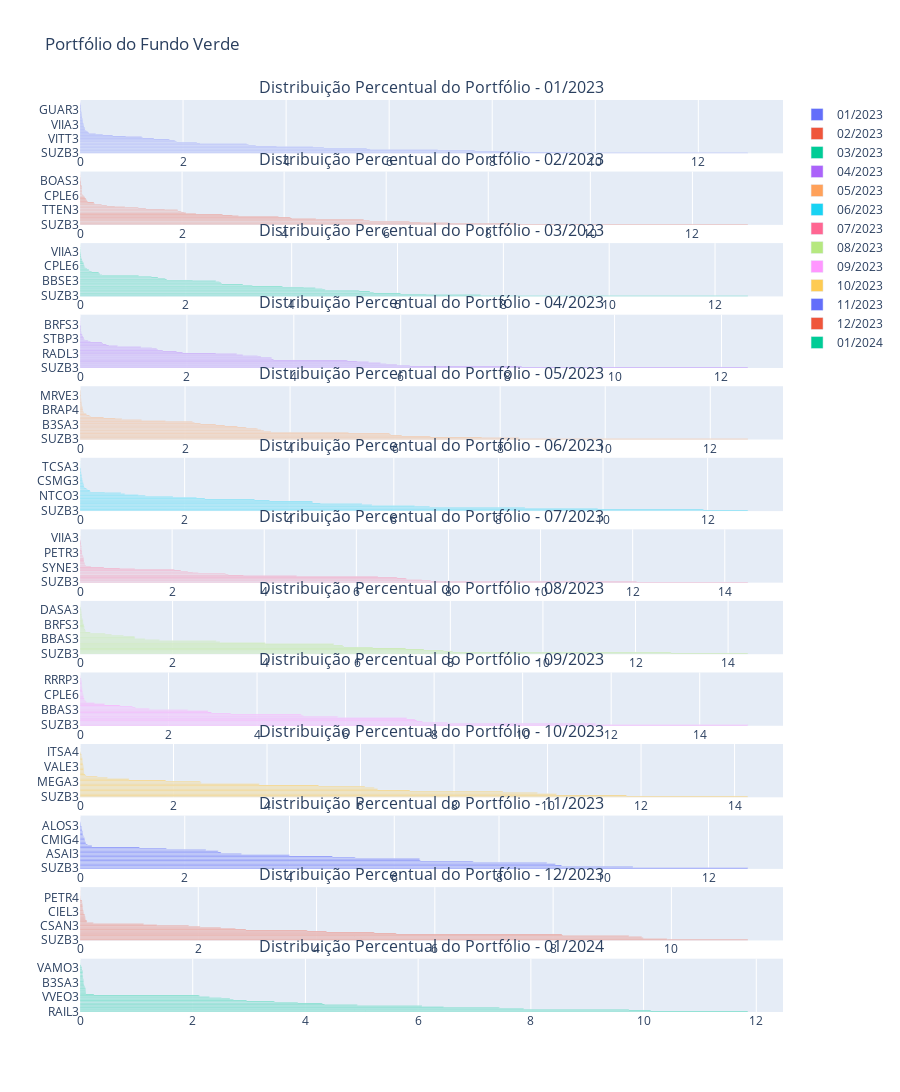

The notebook cell saved with this chart:
### Code cell
# Plotando o portfólio de cada mês
plot_portfolio(df=portfolio_verde, nome_fundo='Verde')

### Figure 1 — Plotly figure (JSON) as saved in the notebook; plotly's stock layout.template omitted (floating-point values rounded to 4 significant figures)
{"data": [{"name": "01/2023", "orientation": "h", "type": "bar", "x": [12.96, 9.56, 8.594, 7.661, 6.938, 5.631, 5.562, 4.734, 4.518, 3.814, 3.409, 3.267, 3.232, 2.331, 2.271, 1.873, 1.848, 1.834, 1.732, 1.432, 1.211, 1.196, 0.8866, 0.6332, 0.4394, 0.3032, 0.176, 0.1633, 0.1442, 0.1203, 0.09843, 0.09786, 0.08988, 0.08806, 0.08255, 0.07389, 0.07031, 0.06372, 0.06343, 0.06247, 0.05454, 0.05146, 0.04955, 0.04838, 0.04703, 0.04215, 0.04112, 0.03795, 0.03559, 0.03477, 0.02768, 0.0263, 0.02543, 0.02507, 0.02279, 0.02219, 0.02101, 0.01841, 0.01598, 0.01533, 0.01526, 0.01456, 0.01401, 0.01184, 0.004638, 0.00419, 0.002832, 0.001813, 0.001367, 0.001096, 0.0007746], "xaxis": "x", "y": ["SUZB3", "RENT3", "EQTL3", "VBBR3", "RAIL3", "GMAT3", "ITUB4", "SBSP3", "ENEV3", "MEGA3", "ASAI3", "VIVA3", "GGPS3", "NTCO3", "RADL3", "BBSE3", "VVEO3", "TTEN3", "BBAS3", "VITT3", "SOMA3", "CURY3", "UGPA3", "BRIT3", "SYNE3", "NINJ3", "LJQQ3", "ENJU3", "LOGN3", "BRPR3", "MGLU3", "ELET3", "RRRP3", "CSMG3", "PETR4", "GGBR4", "CSAN3", "AALR3", "VIIA3", "MODL3", "ABEV3", "GOAU4", "SMFT3", "MULT3", "PRIO3", "LREN3", "RDOR3", "PETZ3", "CIEL3", "COCE5", "BEEF3", "SQIA3", "RAIZ4", "MTRE3", "RECV3", "CBAV3", "BRAP4", "GUAR3", "YDUQ3", "USIM5", "CASH3", "TIMS3", "CMIG3", "B3SA3", "BBDC4", "TCSA3", "HAPV3", "INTB3", "ALSO3", "BRKM5", "CMIG4"], "yaxis": "y"}, {"name": "02/2023", "orientation": "h", "type": "bar", "x": [13.09, 8.512, 7.219, 6.679, 6.453, 5.672, 5.554, 4.622, 4.148, 4.12, 3.884, 3.102, 2.985, 2.788, 2.27, 2.075, 2.041, 1.982, 1.92, 1.91, 1.662, 1.292, 1.141, 0.8823, 0.6815, 0.529, 0.4216, 0.2841, 0.2767, 0.2715, 0.146, 0.1364, 0.1205, 0.1197, 0.1126, 0.09199, 0.08658, 0.07284, 0.06459, 0.04523, 0.03958, 0.03889, 0.03811, 0.03704, 0.03584, 0.03452, 0.03422, 0.03422, 0.03334, 0.02954, 0.02787, 0.02533, 0.01843, 0.01807, 0.01615, 0.01314, 0.01154, 0.01078, 0.009547, 0.009101, 0.005253, 0.004612, 0.00292, 0.002918, 0.002536, 0.001973, 0.001406, 0.001343, 0.001243, 0.0005086], "xaxis": "x2", "y": ["SUZB3", "RENT3", "RAIL3", "VBBR3", "EQTL3", "SBSP3", "ITUB4", "GMAT3", "ENEV3", "NTCO3", "MEGA3", "ASAI3", "GGPS3", "VIVA3", "GGBR4", "EGIE3", "RADL3", "BBSE3", "JBSS3", "TTEN3", "VVEO3", "VITT3", "CURY3", "RAIZ4", "UGPA3", "BRIT3", "SYNE3", "MGLU3", "ABEV3", "NINJ3", "VALE3", "LOGN3", "BRPR3", "AALR3", "ENJU3", "BBDC4", "CSMG3", "RRRP3", "CPLE6", "GOAU4", "COCE5", "CMIG4", "PRIO3", "EMBR3", "CRFB3", "CIEL3", "PETZ3", "SMFT3", "RDOR3", "CSAN3", "SQIA3", "PSSA3", "CBAV3", "INTB3", "GUAR3", "ELET3", "MTRE3", "BOAS3", "VIIA3", "BRKM5", "HAPV3", "TCSA3", "LREN3", "MRFG3", "BBAS3", "B3SA3", "USIM5", "LWSA3", "BRAP4", "EZTC3"], "yaxis": "y2"}, {"name": "03/2023", "orientation": "h", "type": "bar", "x": [12.62, 7.567, 6.545, 6.056, 5.55, 5.478, 5.275, 4.632, 4.578, 4.445, 4.232, 3.823, 3.255, 3.076, 2.679, 2.659, 2.631, 2.565, 2.133, 1.637, 1.609, 1.473, 1.347, 1.105, 0.4135, 0.3729, 0.3642, 0.3524, 0.2202, 0.1715, 0.1695, 0.127, 0.1011, 0.08255, 0.08045, 0.0782, 0.07571, 0.06513, 0.06259, 0.04588, 0.04183, 0.03213, 0.03176, 0.02432, 0.02038, 0.01697, 0.01693, 0.01449, 0.01159, 0.009988, 0.005401, 0.005366, 0.005245, 0.003177, 0.00295, 0.002216, 0.001421, 0.001342, 0.001319, 0.0009705, 0.0002101], "xaxis": "x3", "y": ["SUZB3", "RAIL3", "VBBR3", "ASAI3", "SBSP3", "EQTL3", "ITUB4", "RENT3", "NTCO3", "VALE3", "MEGA3", "ENEV3", "EGIE3", "GGPS3", "VIVA3", "HAPV3", "JBSS3", "BBSE3", "RADL3", "TTEN3", "CURY3", "VVEO3", "VITT3", "BEEF3", "BRIT3", "ABEV3", "SYNE3", "UGPA3", "NINJ3", "AALR3", "LOGN3", "BRPR3", "ENJU3", "MGLU3", "CPLE6", "ELET3", "RRRP3", "STBP3", "CSMG3", "CMIG4", "B3SA3", "COCE5", "SMFT3", "PSSA3", "USIM5", "GUAR3", "SMTO3", "CBAV3", "BOAS3", "DIRR3", "TCSA3", "VIIA3", "PETZ3", "BBDC4", "CRFB3", "ELET6", "LWSA3", "BRFS3", "PRIO3", "BRKM5", "BRAP4"], "yaxis": "y3"}, {"name": "04/2023", "orientation": "h", "type": "bar", "x": [12.49, 8.261, 6.171, 5.93, 5.728, 5.62, 5.399, 5.186, 5.0, 3.618, 3.581, 3.581, 3.382, 3.32, 3.045, 2.931, 2.542, 1.919, 1.805, 1.549, 1.456, 1.432, 1.344, 1.14, 0.7027, 0.5406, 0.4913, 0.4275, 0.4104, 0.1916, 0.1514, 0.09409, 0.07532, 0.07468, 0.06138, 0.05455, 0.03999, 0.03968, 0.02393, 0.02167, 0.02158, 0.02006, 0.01988, 0.01839, 0.01733, 0.01698, 0.01272, 0.01137, 0.003883, 0.003527, 0.003412, 0.003189, 0.002839, 0.002672, 0.00245, 0.001701, 0.00158, 0.001184, 0.0008683, 0.0006812], "xaxis": "x4", "y": ["SUZB3", "RAIL3", "VBBR3", "RENT3", "EQTL3", "ITUB4", "VALE3", "SBSP3", "ASAI3", "MEGA3", "EGIE3", "HAPV3", "ENEV3", "GGPS3", "UGPA3", "JBSS3", "RADL3", "CURY3", "NTCO3", "VIVA3", "TTEN3", "VVEO3", "VITT3", "BEEF3", "ABEV3", "LREN3", "BRIT3", "SYNE3", "PETR4", "AALR3", "PRIO3", "CPLE6", "STBP3", "CSMG3", "LOGN3", "CMIG4", "SMFT3", "COCE5", "PETR3", "SMTO3", "BBDC4", "EZTC3", "MRVE3", "GUAR3", "TEND3", "RECV3", "BOAS3", "NINJ3", "BRFS3", "MGLU3", "CYRE3", "GGBR4", "TCSA3", "VIIA3", "ELET6", "BBAS3", "B3SA3", "BBSE3", "ALSO3", "SOMA3"], "yaxis": "y4"}, {"name": "05/2023", "orientation": "h", "type": "bar", "x": [12.72, 8.353, 7.649, 6.67, 6.126, 5.915, 5.893, 5.111, 3.636, 3.498, 3.446, 3.385, 3.367, 3.164, 2.996, 2.756, 2.585, 2.292, 2.177, 2.138, 1.625, 1.171, 0.7993, 0.6716, 0.4498, 0.2055, 0.1791, 0.1253, 0.1166, 0.07241, 0.06375, 0.0562, 0.05597, 0.05303, 0.04801, 0.04631, 0.04155, 0.0364, 0.02942, 0.02903, 0.02677, 0.02319, 0.0226, 0.02233, 0.02122, 0.02033, 0.01832, 0.01786, 0.01681, 0.01315, 0.01228, 0.01188, 0.01073, 0.009917, 0.002156, 0.001748, 0.001623, 0.0009381, 0.0006288], "xaxis": "x5", "y": ["SUZB3", "RAIL3", "EQTL3", "VBBR3", "SBSP3", "ASAI3", "RENT3", "ITUB4", "EGIE3", "HAPV3", "GGPS3", "ARZZ3", "MEGA3", "LREN3", "ENEV3", "PETR4", "B3SA3", "ABEV3", "CURY3", "RADL3", "VVEO3", "VITT3", "TTEN3", "UGPA3", "SYNE3", "GGBR4", "AALR3", "ITSA4", "VALE3", "STBP3", "CPLE6", "BBDC4", "BRAP4", "RECV3", "CMIG4", "NTCO3", "CSMG3", "COCE5", "SQIA3", "USIM5", "BBSE3", "SMTO3", "SMFT3", "CPFE3", "ELET6", "BRFS3", "HYPE3", "CVCB3", "MRVE3", "PRIO3", "NINJ3", "BOAS3", "LJQQ3", "PCAR3", "TCSA3", "WEGE3", "RRRP3", "TEND3", "CYRE3"], "yaxis": "y5"}, {"name": "06/2023", "orientation": "h", "type": "bar", "x": [12.77, 11.92, 9.898, 8.506, 6.682, 6.397, 5.581, 5.393, 4.596, 4.446, 4.442, 3.623, 3.337, 2.387, 2.226, 1.776, 1.248, 1.113, 0.8542, 0.7851, 0.4784, 0.1943, 0.1908, 0.1415, 0.1208, 0.08175, 0.07608, 0.07335, 0.07329, 0.06071, 0.06008, 0.0543, 0.04535, 0.04173, 0.04048, 0.04037, 0.03355, 0.03009, 0.02741, 0.02609, 0.02253, 0.02125, 0.01985, 0.01481, 0.01326, 0.01283, 0.01173, 0.002637, 0.002541, 0.002466, 0.002027, 0.001667, 0.001637, 0.001635, 0.001083, 0.0008081, 0.0006641, 0.0006054], "xaxis": "x6", "y": ["SUZB3", "RENT3", "RAIL3", "EQTL3", "VBBR3", "SBSP3", "ITUB4", "ASAI3", "CSAN3", "LREN3", "EGIE3", "GGPS3", "MEGA3", "CURY3", "VVEO3", "HAPV3", "NTCO3", "VITT3", "TTEN3", "B3SA3", "SYNE3", "GGBR4", "AALR3", "ITSA4", "VALE3", "RRRP3", "STBP3", "ARZZ3", "CPLE6", "RECV3", "BRAP4", "CMIG4", "CSMG3", "COCE5", "ENEV3", "PRIO3", "SQIA3", "USIM5", "BBSE3", "CPFE3", "SMTO3", "HYPE3", "MRVE3", "NINJ3", "LJQQ3", "BOAS3", "PCAR3", "BBDC4", "TCSA3", "ABEV3", "MRFG3", "SMFT3", "PETR4", "YDUQ3", "WEGE3", "TEND3", "CYRE3", "RADL3"], "yaxis": "y6"}, {"name": "07/2023", "orientation": "h", "type": "bar", "x": [14.5, 12.08, 7.613, 7.418, 7.087, 7.078, 6.885, 6.471, 4.704, 3.549, 3.218, 3.156, 2.565, 2.45, 2.342, 2.187, 2.046, 1.189, 0.8627, 0.52, 0.2339, 0.1268, 0.1197, 0.1054, 0.09926, 0.09524, 0.08946, 0.08253, 0.07963, 0.0776, 0.07743, 0.07618, 0.07556, 0.06721, 0.0589, 0.05187, 0.04557, 0.04246, 0.0422, 0.04168, 0.03989, 0.03211, 0.02978, 0.02873, 0.0285, 0.02782, 0.02756, 0.02704, 0.02319, 0.02144, 0.02113, 0.01995, 0.01475, 0.01301, 0.01283, 0.003295, 0.002562, 0.002079, 0.001978, 0.00159, 0.001054, 0.001046, 0.0009107, 0.0008051, 0.0006221, 0.0005814, 0.0004455, 0.0004272, 0.0003873], "xaxis": "x7", "y": ["SUZB3", "RAIL3", "RENT3", "VBBR3", "ITUB4", "EQTL3", "SBSP3", "CSAN3", "EGIE3", "MEGA3", "GGPS3", "CURY3", "PETR4", "VVEO3", "LREN3", "VALE3", "HAPV3", "VITT3", "TTEN3", "SYNE3", "NTCO3", "GGBR4", "UGPA3", "AALR3", "BRAP4", "ITSA4", "MGLU3", "RRRP3", "RECV3", "CPLE6", "PRIO3", "ABEV3", "STBP3", "CCRO3", "ELET3", "ENEV3", "CSMG3", "SQIA3", "PETR3", "BBAS3", "COCE5", "INTB3", "MULT3", "SLCE3", "CPFE3", "AGRO3", "CRFB3", "DIRR3", "SMTO3", "VIVT3", "ZAMP3", "BRFS3", "NINJ3", "MDIA3", "TRAD3", "TCSA3", "BBDC4", "VIIA3", "CIEL3", "WEGE3", "MRVE3", "EZTC3", "JBSS3", "B3SA3", "RADL3", "TEND3", "CYRE3", "TIMS3", "ALSO3"], "yaxis": "y7"}, {"name": "08/2023", "orientation": "h", "type": "bar", "x": [14.43, 12.77, 8.052, 7.854, 7.43, 7.035, 6.327, 5.702, 5.675, 5.48, 4.0, 3.025, 2.942, 1.716, 1.407, 1.184, 1.18, 0.9355, 0.6802, 0.5437, 0.2205, 0.1138, 0.1136, 0.1079, 0.0926, 0.09256, 0.08957, 0.08467, 0.08047, 0.06906, 0.06706, 0.06433, 0.05997, 0.04951, 0.045, 0.0428, 0.03988, 0.02866, 0.02802, 0.02788, 0.02658, 0.02485, 0.02372, 0.01887, 0.01294, 0.003553, 0.003387, 0.00135, 0.0009649, 0.0002075, 0.0001145], "xaxis": "x8", "y": ["SUZB3", "RAIL3", "VBBR3", "SBSP3", "RENT3", "ITUB4", "EQTL3", "CSAN3", "VVEO3", "EGIE3", "CPLE3", "MEGA3", "CURY3", "NTCO3", "BBAS3", "VITT3", "PETR4", "TTEN3", "UGPA3", "SYNE3", "PETR3", "CSMG3", "HBSA3", "ITSA4", "VALE3", "SQIA3", "RECV3", "CPLE6", "BRFS3", "HAPV3", "STBP3", "ARZZ3", "GGPS3", "INTB3", "CCRO3", "RDOR3", "ELET3", "CPFE3", "BRAP4", "SLCE3", "ALSO3", "ALPA4", "DASA3", "NINJ3", "COCE5", "TCSA3", "PRIO3", "CIEL3", "NEOE3", "GGBR4", "BBDC4"], "yaxis": "y8"}, {"name": "09/2023", "orientation": "h", "type": "bar", "x": [15.09, 11.65, 8.3, 7.739, 7.606, 7.571, 7.38, 5.82, 5.042, 4.999, 3.409, 2.968, 2.893, 2.434, 1.564, 1.248, 1.187, 0.9069, 0.5559, 0.3279, 0.1389, 0.1234, 0.09416, 0.09404, 0.08528, 0.0785, 0.07383, 0.06435, 0.05979, 0.05637, 0.04971, 0.0493, 0.04763, 0.04687, 0.0436, 0.04215, 0.037, 0.0363, 0.03581, 0.02813, 0.01791, 0.00578, 0.002309, 0.00216, 0.0009908, 0.0007564], "xaxis": "x9", "y": ["SUZB3", "RAIL3", "SBSP3", "VBBR3", "RENT3", "EQTL3", "ITUB4", "EGIE3", "VVEO3", "CPLE3", "CSAN3", "CURY3", "MEGA3", "BBAS3", "RDOR3", "VITT3", "SOMA3", "TTEN3", "SYNE3", "UGPA3", "PETR4", "CSMG3", "SQIA3", "RECV3", "VALE3", "HAPV3", "CPLE6", "ELET3", "ITSA4", "MRFG3", "SLCE3", "STBP3", "INTB3", "HYPE3", "ALSO3", "NTCO3", "GGPS3", "BRAP4", "DASA3", "RRRP3", "MGLU3", "HBSA3", "TCSA3", "ABEV3", "NEOE3", "BRFS3"], "yaxis": "y9"}, {"name": "10/2023", "orientation": "h", "type": "bar", "x": [14.28, 11.69, 10.19, 9.781, 9.047, 7.057, 6.366, 6.291, 6.095, 5.105, 3.833, 2.59, 2.573, 1.834, 1.05, 0.5855, 0.3691, 0.1295, 0.1094, 0.08659, 0.08414, 0.0834, 0.08021, 0.07981, 0.07126, 0.06949, 0.06539, 0.06182, 0.05356, 0.05339, 0.05243, 0.04915, 0.03283, 0.03239, 0.03104, 0.02057, 0.004072, 0.001566, 0.00155, 0.001157, 0.001021, 0.0009286, 8.438e-05], "xaxis": "x10", "y": ["SUZB3", "RAIL3", "EQTL3", "ITUB4", "SBSP3", "VBBR3", "CPLE3", "EGIE3", "RENT3", "VVEO3", "CURY3", "JBSS3", "MEGA3", "SOMA3", "VITT3", "SYNE3", "UGPA3", "PETR4", "SQIA3", "ELET3", "NTCO3", "RRRP3", "ENEV3", "CPLE6", "VALE3", "PRIO3", "MGLU3", "ALOS3", "SLCE3", "CIEL3", "RECV3", "STBP3", "CRFB3", "DASA3", "B3SA3", "MULT3", "ITSA4", "RDOR3", "LREN3", "ABEV3", "TCSA3", "RADL3", "ASAI3"], "yaxis": "y10"}, {"name": "11/2023", "orientation": "h", "type": "bar", "x": [12.75, 10.56, 9.195, 9.075, 8.914, 7.507, 6.497, 6.483, 5.254, 4.82, 3.997, 3.08, 2.693, 2.637, 2.405, 1.65, 1.137, 0.2281, 0.1435, 0.1143, 0.1086, 0.09522, 0.09133, 0.08885, 0.06989, 0.06125, 0.05522, 0.05246, 0.04942, 0.03997, 0.03809, 0.03033, 0.02923, 0.0184, 0.0166, 0.009853, 0.002083, 0.001481, 0.001136, 0.001001, 0.0004601], "xaxis": "x11", "y": ["SUZB3", "SBSP3", "ITUB4", "CPLE3", "EQTL3", "RAIL3", "ENEV3", "VALE3", "RENT3", "VVEO3", "JBSS3", "ASAI3", "MEGA3", "CURY3", "EGIE3", "BRFS3", "VITT3", "MGLU3", "ELET3", "LREN3", "SOMA3", "PRIO3", "CMIG4", "CPLE6", "PETR4", "VBBR3", "STBP3", "CVCB3", "RECV3", "CIEL3", "HAPV3", "DASA3", "ABEV3", "ALOS3", "ALPA4", "CSMG3", "ITSA4", "TCSA3", "BRAP4", "TRPL4", "MULT3"], "yaxis": "y11"}, {"name": "12/2023", "orientation": "h", "type": "bar", "x": [11.29, 9.926, 9.523, 9.497, 9.282, 8.162, 8.15, 5.346, 4.975, 4.168, 3.841, 2.806, 2.626, 2.379, 2.031, 1.837, 1.302, 1.074, 0.2243, 0.1163, 0.1151, 0.1126, 0.09162, 0.0895, 0.08738, 0.08614, 0.08019, 0.07802, 0.0585, 0.05763, 0.05566, 0.05453, 0.04972, 0.04632, 0.04421, 0.04243, 0.04203, 0.04128, 0.03937, 0.03815, 0.03467, 0.03466, 0.03252, 0.008662, 0.005502, 0.003216, 0.002233, 0.001895, 0.001772, 0.001509, 0.001405, 0.001299, 0.001247, 0.001063, 0.0006844, 0.0006316, 0.0004226], "xaxis": "x12", "y": ["SUZB3", "SBSP3", "EQTL3", "CPLE3", "ITUB4", "RAIL3", "ENEV3", "VALE3", "RENT3", "VVEO3", "PRIO3", "SRNA3", "CURY3", "ASAI3", "SOMA3", "CSAN3", "STBP3", "VITT3", "ITUB3", "ELET3", "LWSA3", "ENAT3", "CMIG4", "PETR3", "BRAP4", "BBAS3", "NTCO3", "CPLE6", "MDIA3", "RAPT4", "CIEL3", "POMO4", "HAPV3", "CYRE3", "LJQQ3", "BPAN4", "ONCO3", "AZUL4", "TFCO4", "PETZ3", "RECV3", "JBSS3", "CVCB3", "DASA3", "BRKM5", "PETR4", "B3SA3", "TCSA3", "VAMO3", "MYPK3", "BBSE3", "BEEF3", "ABEV3", "TRPL4", "LREN3", "SLCE3", "ARZZ3"], "yaxis": "y12"}, {"name": "01/2024", "orientation": "h", "type": "bar", "x": [11.85, 10.13, 9.741, 7.871, 7.439, 6.449, 6.069, 4.92, 4.343, 4.299, 3.865, 3.448, 2.956, 2.72, 2.659, 2.507, 2.295, 2.123, 2.112, 0.2486, 0.1061, 0.1042, 0.1011, 0.09796, 0.09703, 0.09478, 0.09327, 0.08709, 0.07658, 0.07351, 0.06746, 0.06359, 0.06098, 0.05963, 0.05907, 0.05882, 0.05815, 0.05076, 0.04842, 0.04817, 0.0476, 0.04556, 0.04515, 0.0449, 0.0449, 0.0434, 0.03611, 0.0361, 0.0291, 0.02854, 0.021, 0.01775, 0.002949, 0.002111, 0.001877, 0.001802, 0.001454, 0.0009718, 0.0009439], "xaxis": "x13", "y": ["RAIL3", "SUZB3", "SBSP3", "ITUB4", "EQTL3", "ENEV3", "CPLE3", "RENT3", "VALE3", "ELET3", "PRIO3", "SOMA3", "CSAN3", "HAPV3", "CURY3", "SRNA3", "VVEO3", "CYRE3", "STBP3", "ITUB3", "BBSE3", "SMFT3", "CIEL3", "BBAS3", "EMBR3", "PETR3", "ENAT3", "PETR4", "TFCO4", "CPLE6", "RDOR3", "DIRR3", "B3SA3", "POMO4", "SLCE3", "ASAI3", "CMIG4", "RAPT4", "LREN3", "BRFS3", "MGLU3", "WEGE3", "GMAT3", "VBBR3", "RADL3", "BPAN4", "ONCO3", "BEEF3", "VAMO3", "AZUL4", "CVCB3", "USIM5", "TCSA3", "MYPK3", "HYPE3", "ARZZ3", "TRPL4", "NTCO3", "CSMG3"], "yaxis": "y13"}], "layout": {"annotations": [{"font": {"size": 16}, "showarrow": false, "text": "Distribuição Percentual do Portfólio - 01/2023", "x": 0.5, "xanchor": "center", "xref": "paper", "y": 1, "yanchor": "bottom", "yref": "paper"}, {"font": {"size": 16}, "showarrow": false, "text": "Distribuição Percentual do Portfólio - 02/2023", "x": 0.5, "xanchor": "center", "xref": "paper", "y": 0.9215, "yanchor": "bottom", "yref": "paper"}, {"font": {"size": 16}, "showarrow": false, "text": "Distribuição Percentual do Portfólio - 03/2023", "x": 0.5, "xanchor": "center", "xref": "paper", "y": 0.8431, "yanchor": "bottom", "yref": "paper"}, {"font": {"size": 16}, "showarrow": false, "text": "Distribuição Percentual do Portfólio - 04/2023", "x": 0.5, "xanchor": "center", "xref": "paper", "y": 0.7646, "yanchor": "bottom", "yref": "paper"}, {"font": {"size": 16}, "showarrow": false, "text": "Distribuição Percentual do Portfólio - 05/2023", "x": 0.5, "xanchor": "center", "xref": "paper", "y": 0.6862, "yanchor": "bottom", "yref": "paper"}, {"font": {"size": 16}, "showarrow": false, "text": "Distribuição Percentual do Portfólio - 06/2023", "x": 0.5, "xanchor": "center", "xref": "paper", "y": 0.6077, "yanchor": "bottom", "yref": "paper"}, {"font": {"size": 16}, "showarrow": false, "text": "Distribuição Percentual do Portfólio - 07/2023", "x": 0.5, "xanchor": "center", "xref": "paper", "y": 0.5292, "yanchor": "bottom", "yref": "paper"}, {"font": {"size": 16}, "showarrow": false, "text": "Distribuição Percentual do Portfólio - 08/2023", "x": 0.5, "xanchor": "center", "xref": "paper", "y": 0.4508, "yanchor": "bottom", "yref": "paper"}, {"font": {"size": 16}, "showarrow": false, "text": "Distribuição Percentual do Portfólio - 09/2023", "x": 0.5, "xanchor": "center", "xref": "paper", "y": 0.3723, "yanchor": "bottom", "yref": "paper"}, {"font": {"size": 16}, "showarrow": false, "text": "Distribuição Percentual do Portfólio - 10/2023", "x": 0.5, "xanchor": "center", "xref": "paper", "y": 0.2938, "yanchor": "bottom", "yref": "paper"}, {"font": {"size": 16}, "showarrow": false, "text": "Distribuição Percentual do Portfólio - 11/2023", "x": 0.5, "xanchor": "center", "xref": "paper", "y": 0.2154, "yanchor": "bottom", "yref": "paper"}, {"font": {"size": 16}, "showarrow": false, "text": "Distribuição Percentual do Portfólio - 12/2023", "x": 0.5, "xanchor": "center", "xref": "paper", "y": 0.1369, "yanchor": "bottom", "yref": "paper"}, {"font": {"size": 16}, "showarrow": false, "text": "Distribuição Percentual do Portfólio - 01/2024", "x": 0.5, "xanchor": "center", "xref": "paper", "y": 0.05846, "yanchor": "bottom", "yref": "paper"}], "height": 6000, "title": {"text": "Portfólio do Fundo Verde"}, "width": 900, "xaxis": {"anchor": "y", "domain": [0, 1]}, "xaxis10": {"anchor": "y10", "domain": [0, 1]}, "xaxis11": {"anchor": "y11", "domain": [0, 1]}, "xaxis12": {"anchor": "y12", "domain": [0, 1]}, "xaxis13": {"anchor": "y13", "domain": [0, 1]}, "xaxis2": {"anchor": "y2", "domain": [0, 1]}, "xaxis3": {"anchor": "y3", "domain": [0, 1]}, "xaxis4": {"anchor": "y4", "domain": [0, 1]}, "xaxis5": {"anchor": "y5", "domain": [0, 1]}, "xaxis6": {"anchor": "y6", "domain": [0, 1]}, "xaxis7": {"anchor": "y7", "domain": [0, 1]}, "xaxis8": {"anchor": "y8", "domain": [0, 1]}, "xaxis9": {"anchor": "y9", "domain": [0, 1]}, "yaxis": {"anchor": "x", "domain": [0.9415, 1]}, "yaxis10": {"anchor": "x10", "domain": [0.2354, 0.2938]}, "yaxis11": {"anchor": "x11", "domain": [0.1569, 0.2154]}, "yaxis12": {"anchor": "x12", "domain": [0.07846, 0.1369]}, "yaxis13": {"anchor": "x13", "domain": [0, 0.05846]}, "yaxis2": {"anchor": "x2", "domain": [0.8631, 0.9215]}, "yaxis3": {"anchor": "x3", "domain": [0.7846, 0.8431]}, "yaxis4": {"anchor": "x4", "domain": [0.7062, 0.7646]}, "yaxis5": {"anchor": "x5", "domain": [0.6277, 0.6862]}, "yaxis6": {"anchor": "x6", "domain": [0.5492, 0.6077]}, "yaxis7": {"anchor": "x7", "domain": [0.4708, 0.5292]}, "yaxis8": {"anchor": "x8", "domain": [0.3923, 0.4508]}, "yaxis9": {"anchor": "x9", "domain": [0.3138, 0.3723]}}}
